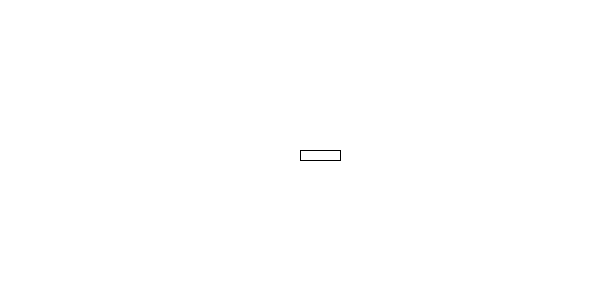
Frame 1 (no input)
Frame 60 (the mouse pressed at the canvas centre just before this capture): identical to frame 1, image omitted
Frame 120 (the mouse held since frame 60 and released just before this capture): identical to frame 1, image omitted

The Processing sketch that drew this single still picture (run headless with seeded random() and noise(); from frame 60 on, the mouse is pressed at the canvas centre):

// Processing sketch: Poke
// ── Poke.pde
float yCor = 150;
//float down = 150;
float xCor = 300;
//float left = 300;
  public void setup(){
    size(600,300);

  }
  
    public void draw(){
         background(255);
           rect(xCor,yCor,40,10);
    }

  void keyPressed(){
      if(key == CODED){
          if(keyCode == UP){
              yCor -= 10;
          }
          if(keyCode == DOWN){
              yCor += 10;
          }
          if(keyCode == RIGHT){
              xCor += 10;
          }
          if(keyCode == LEFT){
              xCor -= 10;
          }
      }
  }
  
      
  
  
